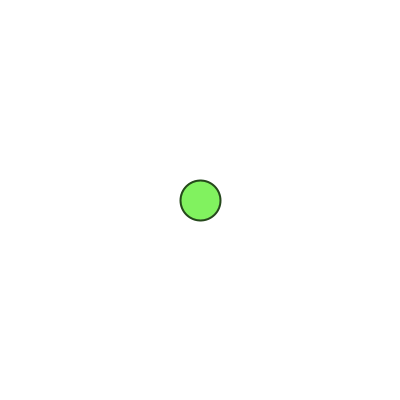
Frame 1 (no input)
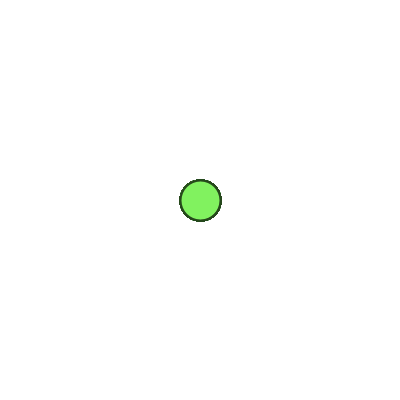
Frame 60 (the mouse pressed at the canvas centre just before this capture)
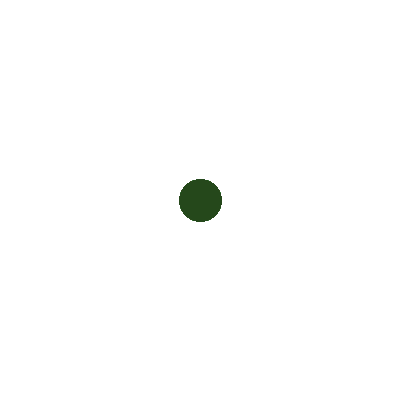
Frame 120 (the mouse held since frame 60 and released just before this capture)

The Processing sketch that drew these frames (run headless with seeded random() and noise(); from frame 60 on, the mouse is pressed at the canvas centre):

// Processing sketch: ex_5_dist_highlight
// ── ex_5_dist_highlight.pde
void setup() {
  size(400, 400);
  background(255);
  stroke(37, 72, 27);
  strokeWeight(2);
}

void draw() {
  if (dist(200, 200, mouseX, mouseY) < 20) {
    /* if the distance between 200,200 and the current mouse position
     * is less then 20 (circle radius) that means that the mouse is inside
     * the circle, so highlight it */
    fill(37, 72, 27);
  } else {
    fill(129, 242, 95);
  }

  /* draw a circle at 200,200 or the center of the canvas
   * 40 is the width and height, which means 20 is the radius */
  ellipse(200, 200, 40, 40);
}
